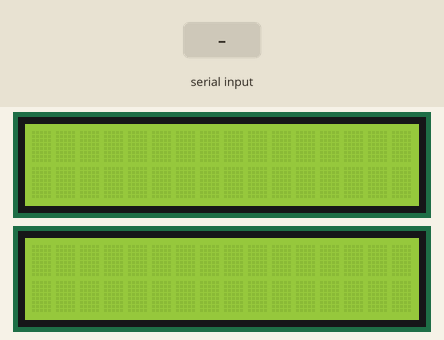
Simulated run of this sketch. Board: Arduino Uno, built with avr-gcc and run on an emulated ATmega328P. On the bench: 2 × 16×2 character LCD. The inputs (shaded band) are chosen by the test bench.

Above: at 1.3 s.
1.4 s: "1\n" received over Serial
At 2.5 s:
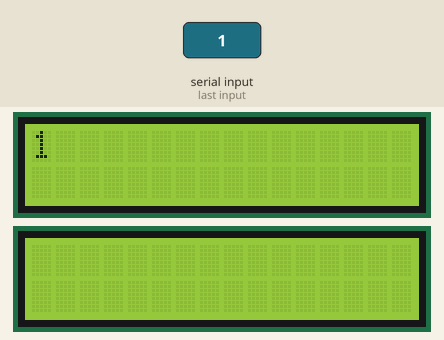
3.0 s: "0\n" received over Serial
At 3.7 s:
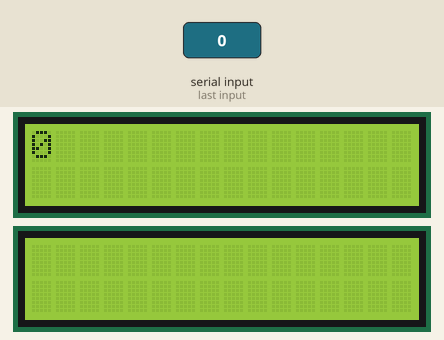
Timing chart, 0 to 6.0 s (numbered marks = the images above; inputs shaded):
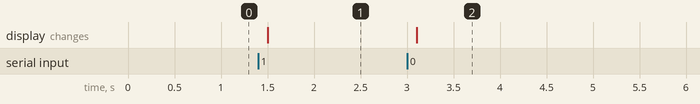

The sketch:

string.ino
```cpp
#include <LiquidCrystal.h>

LiquidCrystal lcd1(7,8,9,10,11,12);
LiquidCrystal lcd2(7,2,9,10,11,12);


void setup() {
  // put your setup code here, to run once:
  lcd1.begin(16,2);

  lcd2.begin(16,2);
  Serial.begin(9600);
 // lcd1.write("Andy");
}

void loop() {
      if (Serial.available()) {
    delay(100);  //wait some time for the data to fully be read
    lcd1.clear();
    while (Serial.available() > 0) {
      char c = Serial.read();
      if(c == '\n') break;
      lcd1.write(c);
      }
      }
    }
```

Measured:
- after the input at 1.4 s, the display: changes after 0.10 s (image 1)
- after the input at 3.0 s, the display: changes after 0.10 s (image 2)
